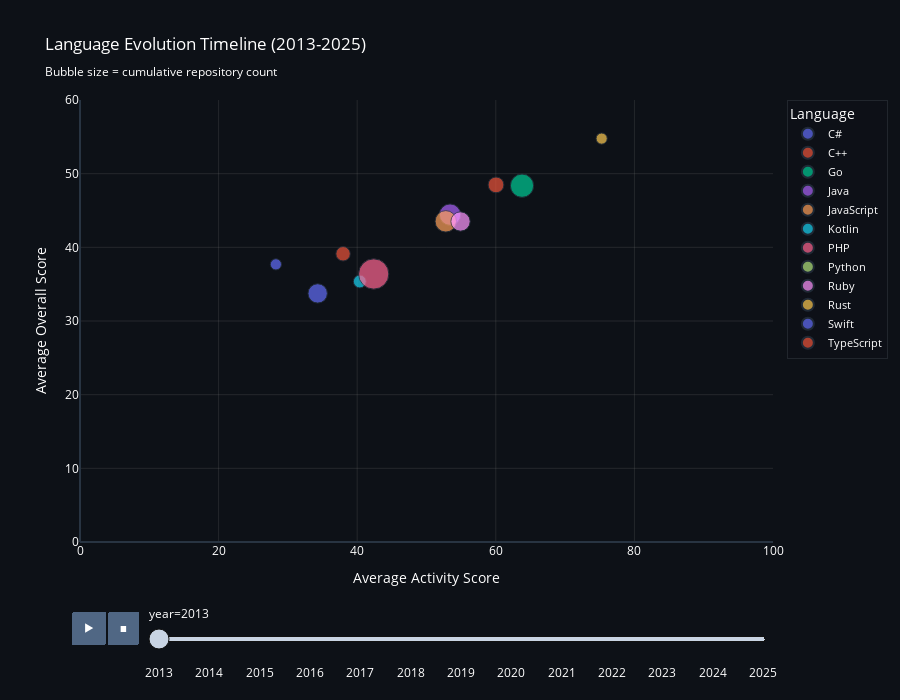

Notebook cell for this chart:
### Markdown cell above
## Animated Timeline: Language Evolution Over Time

This section creates a clear, easy-to-follow animated visualization showing how languages evolve across years (2013–2025). Bubble size reflects cumulative repository count; position encodes average activity (x) and overall score (y); color distinguishes languages.

### Code cell
# Create a clean animated bubble chart showing language growth
fig = px.scatter(
    timeline_df,
    x='avg_activity',
    y='avg_overall_score',
    size='cumulative_repos',
    color='language',
    animation_frame='year',
    animation_group='language',
    size_max=45,
    range_x=[0, 100],
    range_y=[0, 60],
    hover_name='language',
    hover_data={
        'cumulative_repos': ':,',
        'avg_stars': ':,.0f',
        'total_stars': ':,.0f',
        'avg_activity': ':.1f',
        'avg_overall_score': ':.1f'
    },
    labels={
        'avg_activity': 'Average Activity Score',
        'avg_overall_score': 'Average Overall Score',
        'cumulative_repos': 'Total Repositories',
        'avg_stars': 'Avg Stars',
        'total_stars': 'Total Stars'
    },
    title='Language Evolution Timeline (2013-2025)<br><sub>Bubble size = cumulative repository count</sub>'
)

# Customize the animation
fig.layout.updatemenus[0].buttons[0].args[1]["frame"]["duration"] = 800
fig.layout.updatemenus[0].buttons[0].args[1]["transition"]["duration"] = 400

# Add grid for easier reading
fig.update_xaxes(
    showgrid=True,
    gridwidth=1,
    gridcolor='rgba(128,128,128,0.2)'
)
fig.update_yaxes(
    showgrid=True,
    gridwidth=1,
    gridcolor='rgba(128,128,128,0.2)'
)

fig.update_layout(
    paper_bgcolor='#0d1117',
    plot_bgcolor='#0d1117',
    font=dict(color='white', size=12),
    height=700,
    margin=dict(l=80, r=40, t=100, b=80),
    legend=dict(
        title=dict(text='Language', font=dict(size=14)),
        font=dict(size=11),
        bgcolor='rgba(13,17,23,0.8)',
        bordercolor='#21262d',
        borderwidth=1
    )
)

# Save the animated visualization
animated_path = output_dir / "animated_language_evolution.html"
fig.write_html(animated_path)
print(f"✅ Saved animated timeline to {animated_path}")
fig.show()

### Figure 1 — Plotly figure (JSON) as saved in the notebook; plotly's stock layout.template omitted (floating-point values rounded to 4 significant figures)
{"data": [{"customdata": [[9, 22550.0, 202954]], "hovertemplate": "<b>%{hovertext}</b><br><br>language=C#<br>year=2013<br>Average Activity Score=%{x:.1f}<br>Average Overall Score=%{y:.1f}<br>Total Repositories=%{customdata[0]:,}<br>Avg Stars=%{customdata[1]:,.0f}<br>Total Stars=%{customdata[2]:,.0f}<extra></extra>", "hovertext": ["C#"], "ids": ["C#"], "legendgroup": "C#", "marker": {"color": "#636efa", "size": [9], "sizemode": "area", "sizeref": 0.0479, "symbol": "circle"}, "mode": "markers", "name": "C#", "orientation": "v", "showlegend": true, "type": "scatter", "x": [34.3], "xaxis": "x", "y": [33.74], "yaxis": "y"}, {"customdata": [[5, 50142, 250710]], "hovertemplate": "<b>%{hovertext}</b><br><br>language=C++<br>year=2013<br>Average Activity Score=%{x:.1f}<br>Average Overall Score=%{y:.1f}<br>Total Repositories=%{customdata[0]:,}<br>Avg Stars=%{customdata[1]:,.0f}<br>Total Stars=%{customdata[2]:,.0f}<extra></extra>", "hovertext": ["C++"], "ids": ["C++"], "legendgroup": "C++", "marker": {"color": "#EF553B", "size": [5], "sizemode": "area", "sizeref": 0.0479, "symbol": "circle"}, "mode": "markers", "name": "C++", "orientation": "v", "showlegend": true, "type": "scatter", "x": [37.96], "xaxis": "x", "y": [39.12], "yaxis": "y"}, {"customdata": [[13, 49310.0, 640981]], "hovertemplate": "<b>%{hovertext}</b><br><br>language=Go<br>year=2013<br>Average Activity Score=%{x:.1f}<br>Average Overall Score=%{y:.1f}<br>Total Repositories=%{customdata[0]:,}<br>Avg Stars=%{customdata[1]:,.0f}<br>Total Stars=%{customdata[2]:,.0f}<extra></extra>", "hovertext": ["Go"], "ids": ["Go"], "legendgroup": "Go", "marker": {"color": "#00cc96", "size": [13], "sizemode": "area", "sizeref": 0.0479, "symbol": "circle"}, "mode": "markers", "name": "Go", "orientation": "v", "showlegend": true, "type": "scatter", "x": [63.78], "xaxis": "x", "y": [48.37], "yaxis": "y"}, {"customdata": [[11, 32160.0, 353777]], "hovertemplate": "<b>%{hovertext}</b><br><br>language=Java<br>year=2013<br>Average Activity Score=%{x:.1f}<br>Average Overall Score=%{y:.1f}<br>Total Repositories=%{customdata[0]:,}<br>Avg Stars=%{customdata[1]:,.0f}<br>Total Stars=%{customdata[2]:,.0f}<extra></extra>", "hovertext": ["Java"], "ids": ["Java"], "legendgroup": "Java", "marker": {"color": "#ab63fa", "size": [11], "sizemode": "area", "sizeref": 0.0479, "symbol": "circle"}, "mode": "markers", "name": "Java", "orientation": "v", "showlegend": true, "type": "scatter", "x": [53.4], "xaxis": "x", "y": [44.44], "yaxis": "y"}, {"customdata": [[11, 64020.0, 704185]], "hovertemplate": "<b>%{hovertext}</b><br><br>language=JavaScript<br>year=2013<br>Average Activity Score=%{x:.1f}<br>Average Overall Score=%{y:.1f}<br>Total Repositories=%{customdata[0]:,}<br>Avg Stars=%{customdata[1]:,.0f}<br>Total Stars=%{customdata[2]:,.0f}<extra></extra>", "hovertext": ["JavaScript"], "ids": ["JavaScript"], "legendgroup": "JavaScript", "marker": {"color": "#FFA15A", "size": [11], "sizemode": "area", "sizeref": 0.0479, "symbol": "circle"}, "mode": "markers", "name": "JavaScript", "orientation": "v", "showlegend": true, "type": "scatter", "x": [52.78], "xaxis": "x", "y": [43.53], "yaxis": "y"}, {"customdata": [[4, 12220, 48880]], "hovertemplate": "<b>%{hovertext}</b><br><br>language=Kotlin<br>year=2013<br>Average Activity Score=%{x:.1f}<br>Average Overall Score=%{y:.1f}<br>Total Repositories=%{customdata[0]:,}<br>Avg Stars=%{customdata[1]:,.0f}<br>Total Stars=%{customdata[2]:,.0f}<extra></extra>", "hovertext": ["Kotlin"], "ids": ["Kotlin"], "legendgroup": "Kotlin", "marker": {"color": "#19d3f3", "size": [4], "sizemode": "area", "sizeref": 0.0479, "symbol": "circle"}, "mode": "markers", "name": "Kotlin", "orientation": "v", "showlegend": true, "type": "scatter", "x": [40.37], "xaxis": "x", "y": [35.37], "yaxis": "y"}, {"customdata": [[22, 13450.0, 295819]], "hovertemplate": "<b>%{hovertext}</b><br><br>language=PHP<br>year=2013<br>Average Activity Score=%{x:.1f}<br>Average Overall Score=%{y:.1f}<br>Total Repositories=%{customdata[0]:,}<br>Avg Stars=%{customdata[1]:,.0f}<br>Total Stars=%{customdata[2]:,.0f}<extra></extra>", "hovertext": ["PHP"], "ids": ["PHP"], "legendgroup": "PHP", "marker": {"color": "#FF6692", "size": [22], "sizemode": "area", "sizeref": 0.0479, "symbol": "circle"}, "mode": "markers", "name": "PHP", "orientation": "v", "showlegend": true, "type": "scatter", "x": [42.38], "xaxis": "x", "y": [36.38], "yaxis": "y"}, {"customdata": [[2, 227303, 454606]], "hovertemplate": "<b>%{hovertext}</b><br><br>language=Python<br>year=2013<br>Average Activity Score=%{x:.1f}<br>Average Overall Score=%{y:.1f}<br>Total Repositories=%{customdata[0]:,}<br>Avg Stars=%{customdata[1]:,.0f}<br>Total Stars=%{customdata[2]:,.0f}<extra></extra>", "hovertext": ["Python"], "ids": ["Python"], "legendgroup": "Python", "marker": {"color": "#B6E880", "size": [2], "sizemode": "area", "sizeref": 0.0479, "symbol": "circle"}, "mode": "markers", "name": "Python", "orientation": "v", "showlegend": true, "type": "scatter", "x": [96.68], "xaxis": "x", "y": [75.21], "yaxis": "y"}, {"customdata": [[9, 20150.0, 181346]], "hovertemplate": "<b>%{hovertext}</b><br><br>language=Ruby<br>year=2013<br>Average Activity Score=%{x:.1f}<br>Average Overall Score=%{y:.1f}<br>Total Repositories=%{customdata[0]:,}<br>Avg Stars=%{customdata[1]:,.0f}<br>Total Stars=%{customdata[2]:,.0f}<extra></extra>", "hovertext": ["Ruby"], "ids": ["Ruby"], "legendgroup": "Ruby", "marker": {"color": "#FF97FF", "size": [9], "sizemode": "area", "sizeref": 0.0479, "symbol": "circle"}, "mode": "markers", "name": "Ruby", "orientation": "v", "showlegend": true, "type": "scatter", "x": [54.91], "xaxis": "x", "y": [43.51], "yaxis": "y"}, {"customdata": [[3, 25010.0, 75038]], "hovertemplate": "<b>%{hovertext}</b><br><br>language=Rust<br>year=2013<br>Average Activity Score=%{x:.1f}<br>Average Overall Score=%{y:.1f}<br>Total Repositories=%{customdata[0]:,}<br>Avg Stars=%{customdata[1]:,.0f}<br>Total Stars=%{customdata[2]:,.0f}<extra></extra>", "hovertext": ["Rust"], "ids": ["Rust"], "legendgroup": "Rust", "marker": {"color": "#FECB52", "size": [3], "sizemode": "area", "sizeref": 0.0479, "symbol": "circle"}, "mode": "markers", "name": "Rust", "orientation": "v", "showlegend": true, "type": "scatter", "x": [75.27], "xaxis": "x", "y": [54.76], "yaxis": "y"}, {"customdata": [[3, 13655, 40965]], "hovertemplate": "<b>%{hovertext}</b><br><br>language=Swift<br>year=2013<br>Average Activity Score=%{x:.1f}<br>Average Overall Score=%{y:.1f}<br>Total Repositories=%{customdata[0]:,}<br>Avg Stars=%{customdata[1]:,.0f}<br>Total Stars=%{customdata[2]:,.0f}<extra></extra>", "hovertext": ["Swift"], "ids": ["Swift"], "legendgroup": "Swift", "marker": {"color": "#636efa", "size": [3], "sizemode": "area", "sizeref": 0.0479, "symbol": "circle"}, "mode": "markers", "name": "Swift", "orientation": "v", "showlegend": true, "type": "scatter", "x": [28.27], "xaxis": "x", "y": [37.69], "yaxis": "y"}, {"customdata": [[6, 81320.0, 487911]], "hovertemplate": "<b>%{hovertext}</b><br><br>language=TypeScript<br>year=2013<br>Average Activity Score=%{x:.1f}<br>Average Overall Score=%{y:.1f}<br>Total Repositories=%{customdata[0]:,}<br>Avg Stars=%{customdata[1]:,.0f}<br>Total Stars=%{customdata[2]:,.0f}<extra></extra>", "hovertext": ["TypeScript"], "ids": ["TypeScript"], "legendgroup": "TypeScript", "marker": {"color": "#EF553B", "size": [6], "sizemode": "area", "sizeref": 0.0479, "symbol": "circle"}, "mode": "markers", "name": "TypeScript", "orientation": "v", "showlegend": true, "type": "scatter", "x": [60.03], "xaxis": "x", "y": [48.48], "yaxis": "y"}], "layout": {"font": {"color": "white", "size": 12}, "height": 700, "legend": {"bgcolor": "rgba(13,17,23,0.8)", "bordercolor": "#21262d", "borderwidth": 1, "font": {"size": 11}, "itemsizing": "constant", "title": {"font": {"size": 14}, "text": "Language"}, "tracegroupgap": 0}, "margin": {"b": 80, "l": 80, "r": 40, "t": 100}, "paper_bgcolor": "#0d1117", "plot_bgcolor": "#0d1117", "sliders": [{"active": 0, "currentvalue": {"prefix": "year="}, "len": 0.9, "pad": {"b": 10, "t": 60}, "steps": [{"args": [["2013"], {"frame": {"duration": 0, "redraw": false}, "fromcurrent": true, "mode": "immediate", "transition": {"duration": 0, "easing": "linear"}}], "label": "2013", "method": "animate"}, {"args": [["2014"], {"frame": {"duration": 0, "redraw": false}, "fromcurrent": true, "mode": "immediate", "transition": {"duration": 0, "easing": "linear"}}], "label": "2014", "method": "animate"}, {"args": [["2015"], {"frame": {"duration": 0, "redraw": false}, "fromcurrent": true, "mode": "immediate", "transition": {"duration": 0, "easing": "linear"}}], "label": "2015", "method": "animate"}, {"args": [["2016"], {"frame": {"duration": 0, "redraw": false}, "fromcurrent": true, "mode": "immediate", "transition": {"duration": 0, "easing": "linear"}}], "label": "2016", "method": "animate"}, {"args": [["2017"], {"frame": {"duration": 0, "redraw": false}, "fromcurrent": true, "mode": "immediate", "transition": {"duration": 0, "easing": "linear"}}], "label": "2017", "method": "animate"}, {"args": [["2018"], {"frame": {"duration": 0, "redraw": false}, "fromcurrent": true, "mode": "immediate", "transition": {"duration": 0, "easing": "linear"}}], "label": "2018", "method": "animate"}, {"args": [["2019"], {"frame": {"duration": 0, "redraw": false}, "fromcurrent": true, "mode": "immediate", "transition": {"duration": 0, "easing": "linear"}}], "label": "2019", "method": "animate"}, {"args": [["2020"], {"frame": {"duration": 0, "redraw": false}, "fromcurrent": true, "mode": "immediate", "transition": {"duration": 0, "easing": "linear"}}], "label": "2020", "method": "animate"}, {"args": [["2021"], {"frame": {"duration": 0, "redraw": false}, "fromcurrent": true, "mode": "immediate", "transition": {"duration": 0, "easing": "linear"}}], "label": "2021", "method": "animate"}, {"args": [["2022"], {"frame": {"duration": 0, "redraw": false}, "fromcurrent": true, "mode": "immediate", "transition": {"duration": 0, "easing": "linear"}}], "label": "2022", "method": "animate"}, {"args": [["2023"], {"frame": {"duration": 0, "redraw": false}, "fromcurrent": true, "mode": "immediate", "transition": {"duration": 0, "easing": "linear"}}], "label": "2023", "method": "animate"}, {"args": [["2024"], {"frame": {"duration": 0, "redraw": false}, "fromcurrent": true, "mode": "immediate", "transition": {"duration": 0, "easing": "linear"}}], "label": "2024", "method": "animate"}, {"args": [["2025"], {"frame": {"duration": 0, "redraw": false}, "fromcurrent": true, "mode": "immediate", "transition": {"duration": 0, "easing": "linear"}}], "label": "2025", "method": "animate"}], "x": 0.1, "xanchor": "left", "y": 0, "yanchor": "top"}], "title": {"text": "Language Evolution Timeline (2013-2025)<br><sub>Bubble size = cumulative repository count</sub>"}, "updatemenus": [{"buttons": [{"args": [null, {"frame": {"duration": 800, "redraw": false}, "fromcurrent": true, "mode": "immediate", "transition": {"duration": 400, "easing": "linear"}}], "label": "&#9654;", "method": "animate"}, {"args": [[null], {"frame": {"duration": 0, "redraw": false}, "fromcurrent": true, "mode": "immediate", "transition": {"duration": 0, "easing": "linear"}}], "label": "&#9724;", "method": "animate"}], "direction": "left", "pad": {"r": 10, "t": 70}, "showactive": false, "type": "buttons", "x": 0.1, "xanchor": "right", "y": 0, "yanchor": "top"}], "xaxis": {"anchor": "y", "domain": [0, 1], "gridcolor": "rgba(128,128,128,0.2)", "gridwidth": 1, "range": [0, 100], "showgrid": true, "title": {"text": "Average Activity Score"}}, "yaxis": {"anchor": "x", "domain": [0, 1], "gridcolor": "rgba(128,128,128,0.2)", "gridwidth": 1, "range": [0, 60], "showgrid": true, "title": {"text": "Average Overall Score"}}}}
